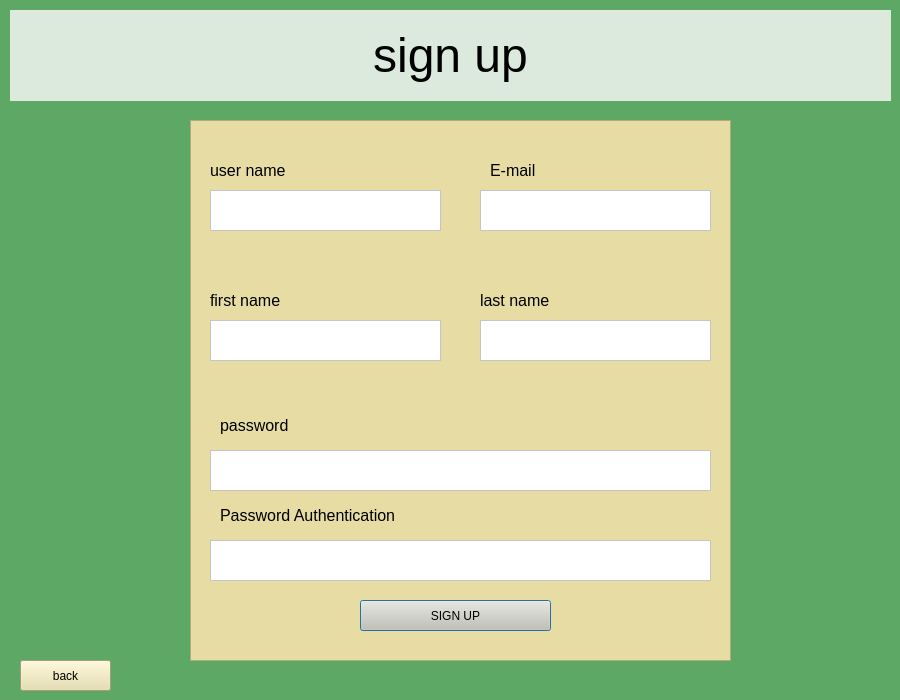
<?xml version="1.0" encoding="UTF-8"?>
<ui version="4.0">
 <class>Dialog</class>
 <widget class="QDialog" name="Dialog">
  <property name="geometry">
   <rect>
    <x>0</x>
    <y>0</y>
    <width>900</width>
    <height>700</height>
   </rect>
  </property>
  <property name="windowTitle">
   <string>Dialog</string>
  </property>
  <property name="styleSheet">
   <string notr="true">background-color: rgb(93, 168, 100);</string>
  </property>
  <widget class="QLabel" name="label_welcome">
   <property name="geometry">
    <rect>
     <x>10</x>
     <y>10</y>
     <width>881</width>
     <height>91</height>
    </rect>
   </property>
   <property name="styleSheet">
    <string notr="true">font: 8pt &quot;MV Boli&quot;;
background-color: rgb(220, 234, 221);
border-color: rgb(255, 169, 21);
border-color: qlineargradient(spread:pad, x1:0, y1:0, x2:1, y2:0, stop:0 rgba(255, 178, 102, 255), stop:0.55 rgba(235, 148, 61, 255), stop:0.98 rgba(0, 0, 0, 255), stop:1 rgba(0, 0, 0, 0));
</string>
   </property>
   <property name="text">
    <string>&lt;html&gt;&lt;head/&gt;&lt;body&gt;&lt;p align=&quot;center&quot;&gt;&lt;span style=&quot; font-size:36pt;&quot;&gt;sign up&lt;/span&gt;&lt;/p&gt;&lt;/body&gt;&lt;/html&gt;</string>
   </property>
  </widget>
  <widget class="QFrame" name="frame_2">
   <property name="geometry">
    <rect>
     <x>190</x>
     <y>120</y>
     <width>541</width>
     <height>541</height>
    </rect>
   </property>
   <property name="styleSheet">
    <string notr="true">background-color: rgb(230, 220, 164);</string>
   </property>
   <property name="frameShape">
    <enum>QFrame::StyledPanel</enum>
   </property>
   <property name="frameShadow">
    <enum>QFrame::Raised</enum>
   </property>
   <widget class="QTextEdit" name="textEdit_user_name">
    <property name="geometry">
     <rect>
      <x>20</x>
      <y>70</y>
      <width>231</width>
      <height>41</height>
     </rect>
    </property>
    <property name="styleSheet">
     <string notr="true">background-color: rgb(255, 255, 255);</string>
    </property>
    <property name="html">
     <string>&lt;!DOCTYPE HTML PUBLIC &quot;-//W3C//DTD HTML 4.0//EN&quot; &quot;http://www.w3.org/TR/REC-html40/strict.dtd&quot;&gt;
&lt;html&gt;&lt;head&gt;&lt;meta name=&quot;qrichtext&quot; content=&quot;1&quot; /&gt;&lt;style type=&quot;text/css&quot;&gt;
p, li { white-space: pre-wrap; }
&lt;/style&gt;&lt;/head&gt;&lt;body style=&quot; font-family:'MS Shell Dlg 2'; font-size:8.25pt; font-weight:400; font-style:normal;&quot;&gt;
&lt;p style=&quot;-qt-paragraph-type:empty; margin-top:0px; margin-bottom:0px; margin-left:0px; margin-right:0px; -qt-block-indent:0; text-indent:0px;&quot;&gt;&lt;br /&gt;&lt;/p&gt;&lt;/body&gt;&lt;/html&gt;</string>
    </property>
   </widget>
   <widget class="QTextEdit" name="textEdit_E_mail">
    <property name="geometry">
     <rect>
      <x>290</x>
      <y>70</y>
      <width>231</width>
      <height>41</height>
     </rect>
    </property>
    <property name="styleSheet">
     <string notr="true">background-color: rgb(255, 255, 255);</string>
    </property>
    <property name="html">
     <string>&lt;!DOCTYPE HTML PUBLIC &quot;-//W3C//DTD HTML 4.0//EN&quot; &quot;http://www.w3.org/TR/REC-html40/strict.dtd&quot;&gt;
&lt;html&gt;&lt;head&gt;&lt;meta name=&quot;qrichtext&quot; content=&quot;1&quot; /&gt;&lt;style type=&quot;text/css&quot;&gt;
p, li { white-space: pre-wrap; }
&lt;/style&gt;&lt;/head&gt;&lt;body style=&quot; font-family:'MS Shell Dlg 2'; font-size:8.25pt; font-weight:400; font-style:normal;&quot;&gt;
&lt;p style=&quot;-qt-paragraph-type:empty; margin-top:0px; margin-bottom:0px; margin-left:0px; margin-right:0px; -qt-block-indent:0; text-indent:0px;&quot;&gt;&lt;br /&gt;&lt;/p&gt;&lt;/body&gt;&lt;/html&gt;</string>
    </property>
   </widget>
   <widget class="QTextEdit" name="textEdit_fname">
    <property name="geometry">
     <rect>
      <x>20</x>
      <y>200</y>
      <width>231</width>
      <height>41</height>
     </rect>
    </property>
    <property name="styleSheet">
     <string notr="true">background-color: rgb(255, 255, 255);</string>
    </property>
    <property name="html">
     <string>&lt;!DOCTYPE HTML PUBLIC &quot;-//W3C//DTD HTML 4.0//EN&quot; &quot;http://www.w3.org/TR/REC-html40/strict.dtd&quot;&gt;
&lt;html&gt;&lt;head&gt;&lt;meta name=&quot;qrichtext&quot; content=&quot;1&quot; /&gt;&lt;style type=&quot;text/css&quot;&gt;
p, li { white-space: pre-wrap; }
&lt;/style&gt;&lt;/head&gt;&lt;body style=&quot; font-family:'MS Shell Dlg 2'; font-size:8.25pt; font-weight:400; font-style:normal;&quot;&gt;
&lt;p style=&quot;-qt-paragraph-type:empty; margin-top:0px; margin-bottom:0px; margin-left:0px; margin-right:0px; -qt-block-indent:0; text-indent:0px;&quot;&gt;&lt;br /&gt;&lt;/p&gt;&lt;/body&gt;&lt;/html&gt;</string>
    </property>
   </widget>
   <widget class="QTextEdit" name="textEdit_lname">
    <property name="geometry">
     <rect>
      <x>290</x>
      <y>200</y>
      <width>231</width>
      <height>41</height>
     </rect>
    </property>
    <property name="styleSheet">
     <string notr="true">background-color: rgb(255, 255, 255);</string>
    </property>
    <property name="html">
     <string>&lt;!DOCTYPE HTML PUBLIC &quot;-//W3C//DTD HTML 4.0//EN&quot; &quot;http://www.w3.org/TR/REC-html40/strict.dtd&quot;&gt;
&lt;html&gt;&lt;head&gt;&lt;meta name=&quot;qrichtext&quot; content=&quot;1&quot; /&gt;&lt;style type=&quot;text/css&quot;&gt;
p, li { white-space: pre-wrap; }
&lt;/style&gt;&lt;/head&gt;&lt;body style=&quot; font-family:'MS Shell Dlg 2'; font-size:8.25pt; font-weight:400; font-style:normal;&quot;&gt;
&lt;p style=&quot;-qt-paragraph-type:empty; margin-top:0px; margin-bottom:0px; margin-left:0px; margin-right:0px; -qt-block-indent:0; text-indent:0px;&quot;&gt;&lt;br /&gt;&lt;/p&gt;&lt;/body&gt;&lt;/html&gt;</string>
    </property>
   </widget>
   <widget class="QTextEdit" name="textEdit_password">
    <property name="geometry">
     <rect>
      <x>20</x>
      <y>330</y>
      <width>501</width>
      <height>41</height>
     </rect>
    </property>
    <property name="styleSheet">
     <string notr="true">background-color: rgb(255, 255, 255);</string>
    </property>
    <property name="html">
     <string>&lt;!DOCTYPE HTML PUBLIC &quot;-//W3C//DTD HTML 4.0//EN&quot; &quot;http://www.w3.org/TR/REC-html40/strict.dtd&quot;&gt;
&lt;html&gt;&lt;head&gt;&lt;meta name=&quot;qrichtext&quot; content=&quot;1&quot; /&gt;&lt;style type=&quot;text/css&quot;&gt;
p, li { white-space: pre-wrap; }
&lt;/style&gt;&lt;/head&gt;&lt;body style=&quot; font-family:'MS Shell Dlg 2'; font-size:8.25pt; font-weight:400; font-style:normal;&quot;&gt;
&lt;p style=&quot;-qt-paragraph-type:empty; margin-top:0px; margin-bottom:0px; margin-left:0px; margin-right:0px; -qt-block-indent:0; text-indent:0px;&quot;&gt;&lt;br /&gt;&lt;/p&gt;&lt;/body&gt;&lt;/html&gt;</string>
    </property>
   </widget>
   <widget class="QTextEdit" name="textEdit_password2">
    <property name="geometry">
     <rect>
      <x>20</x>
      <y>420</y>
      <width>501</width>
      <height>41</height>
     </rect>
    </property>
    <property name="styleSheet">
     <string notr="true">background-color: rgb(255, 255, 255);</string>
    </property>
    <property name="html">
     <string>&lt;!DOCTYPE HTML PUBLIC &quot;-//W3C//DTD HTML 4.0//EN&quot; &quot;http://www.w3.org/TR/REC-html40/strict.dtd&quot;&gt;
&lt;html&gt;&lt;head&gt;&lt;meta name=&quot;qrichtext&quot; content=&quot;1&quot; /&gt;&lt;style type=&quot;text/css&quot;&gt;
p, li { white-space: pre-wrap; }
&lt;/style&gt;&lt;/head&gt;&lt;body style=&quot; font-family:'MS Shell Dlg 2'; font-size:8.25pt; font-weight:400; font-style:normal;&quot;&gt;
&lt;p style=&quot;-qt-paragraph-type:empty; margin-top:0px; margin-bottom:0px; margin-left:0px; margin-right:0px; -qt-block-indent:0; text-indent:0px;&quot;&gt;&lt;br /&gt;&lt;/p&gt;&lt;/body&gt;&lt;/html&gt;</string>
    </property>
   </widget>
   <widget class="QLabel" name="label_fname">
    <property name="geometry">
     <rect>
      <x>20</x>
      <y>170</y>
      <width>151</width>
      <height>21</height>
     </rect>
    </property>
    <property name="text">
     <string>&lt;html&gt;&lt;head/&gt;&lt;body&gt;&lt;p&gt;&lt;span style=&quot; font-size:12pt;&quot;&gt;first name&lt;/span&gt;&lt;/p&gt;&lt;/body&gt;&lt;/html&gt;</string>
    </property>
   </widget>
   <widget class="QLabel" name="label_lname">
    <property name="geometry">
     <rect>
      <x>290</x>
      <y>170</y>
      <width>151</width>
      <height>21</height>
     </rect>
    </property>
    <property name="text">
     <string>&lt;html&gt;&lt;head/&gt;&lt;body&gt;&lt;p&gt;&lt;span style=&quot; font-size:12pt;&quot;&gt;last name&lt;/span&gt;&lt;/p&gt;&lt;/body&gt;&lt;/html&gt;</string>
    </property>
   </widget>
   <widget class="QLabel" name="label_user_name">
    <property name="geometry">
     <rect>
      <x>20</x>
      <y>40</y>
      <width>151</width>
      <height>21</height>
     </rect>
    </property>
    <property name="text">
     <string>&lt;html&gt;&lt;head/&gt;&lt;body&gt;&lt;p&gt;&lt;span style=&quot; font-size:12pt;&quot;&gt;user name&lt;/span&gt;&lt;/p&gt;&lt;/body&gt;&lt;/html&gt;</string>
    </property>
   </widget>
   <widget class="QLabel" name="label_E_mail">
    <property name="geometry">
     <rect>
      <x>300</x>
      <y>40</y>
      <width>151</width>
      <height>21</height>
     </rect>
    </property>
    <property name="text">
     <string>&lt;html&gt;&lt;head/&gt;&lt;body&gt;&lt;p&gt;&lt;span style=&quot; font-size:12pt;&quot;&gt;E-mail&lt;/span&gt;&lt;/p&gt;&lt;/body&gt;&lt;/html&gt;</string>
    </property>
   </widget>
   <widget class="QLabel" name="label_password">
    <property name="geometry">
     <rect>
      <x>30</x>
      <y>290</y>
      <width>151</width>
      <height>31</height>
     </rect>
    </property>
    <property name="text">
     <string>&lt;html&gt;&lt;head/&gt;&lt;body&gt;&lt;p&gt;&lt;span style=&quot; font-size:12pt;&quot;&gt;password&lt;/span&gt;&lt;/p&gt;&lt;/body&gt;&lt;/html&gt;</string>
    </property>
   </widget>
   <widget class="QLabel" name="label_password2">
    <property name="geometry">
     <rect>
      <x>30</x>
      <y>380</y>
      <width>181</width>
      <height>31</height>
     </rect>
    </property>
    <property name="text">
     <string>&lt;html&gt;&lt;head/&gt;&lt;body&gt;&lt;p&gt;&lt;span style=&quot; font-size:12pt;&quot;&gt;Password Authentication&lt;/span&gt;&lt;/p&gt;&lt;/body&gt;&lt;/html&gt;</string>
    </property>
   </widget>
   <widget class="QPushButton" name="button_sign_in">
    <property name="geometry">
     <rect>
      <x>170</x>
      <y>480</y>
      <width>191</width>
      <height>31</height>
     </rect>
    </property>
    <property name="whatsThis">
     <string>&lt;html&gt;&lt;head/&gt;&lt;body&gt;&lt;p&gt;שדרכעדקכ&lt;/p&gt;&lt;/body&gt;&lt;/html&gt;</string>
    </property>
    <property name="styleSheet">
     <string notr="true">
background-color: rgb(209, 197, 178);</string>
    </property>
    <property name="text">
     <string>SIGN UP</string>
    </property>
   </widget>
  </widget>
  <widget class="QPushButton" name="button_back">
   <property name="geometry">
    <rect>
     <x>20</x>
     <y>660</y>
     <width>91</width>
     <height>31</height>
    </rect>
   </property>
   <property name="styleSheet">
    <string notr="true">
background-color: rgb(230, 220, 164);</string>
   </property>
   <property name="text">
    <string>back</string>
   </property>
  </widget>
 </widget>
 <resources/>
 <connections/>
</ui>
